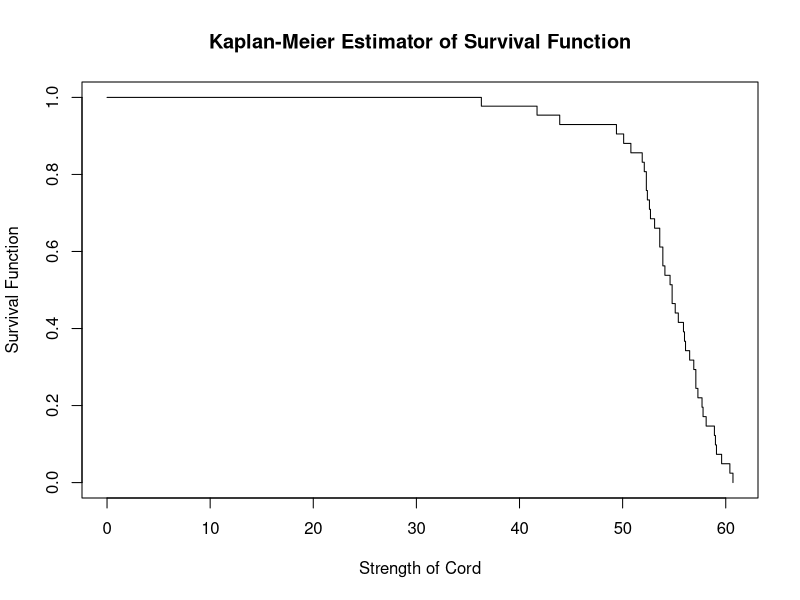

Write the R code that produced this figure.
 library(MASS)
 library(survival)
 

st = c(36.3,  52.4,  54.8,  57.1,  60.7,  41.7,  52.6,  54.8, 57.3,
       43.9,  52.7,  55.1,  57.7,  49.4,  53.1,  55.4,  57.8, 50.1,  
       53.6,  55.9,  58.1,  50.8,  53.6,  56.0,  58.9,  51.9, 53.9,  
       56.1,  59.0,  52.1,  53.9,  56.5,  59.1,  52.3,  54.1, 56.9, 
       59.6,  52.3,  54.6,  57.1,  60.4,  
       26.8,  29.6,  33.4,  35.0,  40.0,  41.9,  42.5)

stcens = c(rep(1,41),rep(0,7))

Surv(st, stcens)

cords.surv <- survfit(Surv(st, stcens) ~ 0,conf.type="log-log")
summary(cords.surv)
print(cords.surv,print.rmean=TRUE)

#postscript("u:/meth1/psfiles/cords_surv.ps",height=8,horizontal=F)

plot(cords.surv,conf.int=F,log=FALSE,ylim=c(0,1),
main="Kaplan-Meier Estimator of Survival Function",xlab="Strength of Cord", 
ylab="Survival Function")



#graphics.off()
